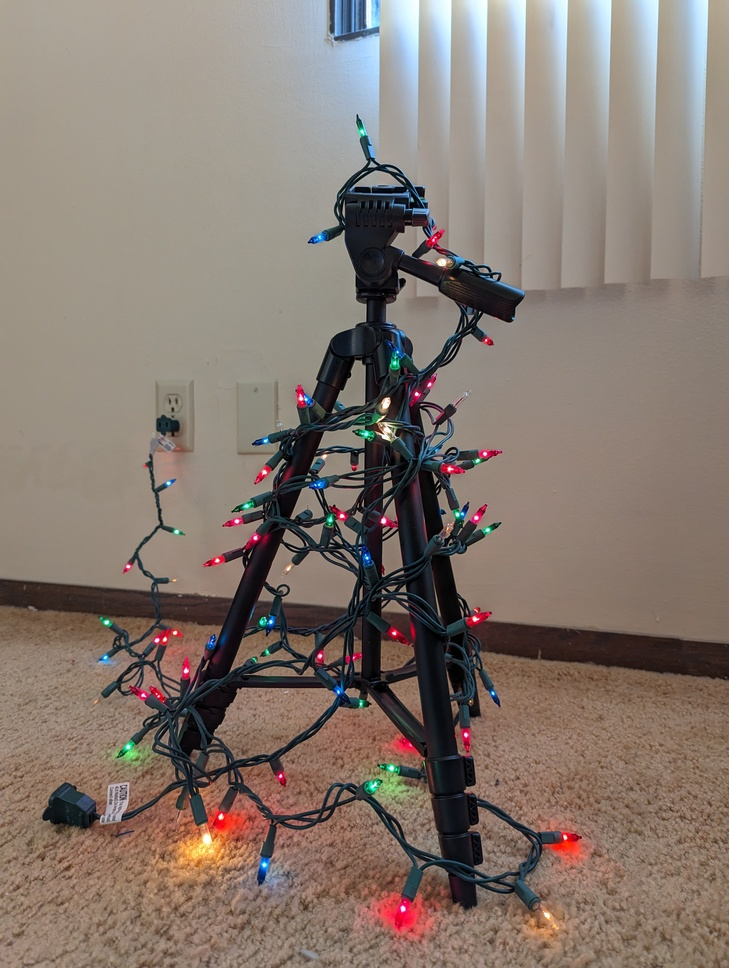
%> input picture image_rotation_sift_simple/base_image.jpg, 729 x 968 px, shrunk from 3072 x 4080 before the run
$ octave run.m   (GNU Octave 9; MATLAB toolbox functions it lacks are replaced by stand-ins)
%> lines starting %> are read from the running program, lines starting %| are printed output that depends on the picture
### image_rotation_sift_simple/stabilizeImages.m
function stabilizedImages = stabilizeImages(baseImage, setOfImages)
    % Convert images to grayscale
    baseImageGray = rgb2gray(baseImage);
    setOfImagesGray = cellfun(@(image) rgb2gray(image), setOfImages, 'UniformOutput', false);

    % Detect and extract features from images
    baseImagePoints = detectSURFFeatures(baseImageGray);
    baseImageFeatures = extractFeatures(baseImageGray, baseImagePoints);
    setOfImagesPoints = cellfun(@(image) detectSURFFeatures(image), setOfImagesGray, 'UniformOutput', false);
    setOfImagesFeatures = cellfun(@(points, image) extractFeatures(image, points), setOfImagesPoints, setOfImagesGray, 'UniformOutput', false);

    % Match features between images and find affine transformations
    imagePairs = matchFeaturesBetweenImages(baseImageFeatures, setOfImagesFeatures);
    affineTransforms = computeAffineTransformsBetweenImages(baseImagePoints, setOfImagesPoints, imagePairs);

    % Stabilize images
    [stabilizedImages, ~] = imwarpMultiple(setOfImages, affineTransforms, 'OutputView', imref2d(size(baseImageGray)));

    % Crop images
    for i = 1:numel(stabilizedImages)
        stabilizedImages{i} = cropToContent(stabilizedImages{i});
    end
end
% [6 lines left out: function matchFeaturesBetweenImages, not called in this run]

### image_rotation_sift_simple/run.m
% Load the base image
baseImage = imread('base_image.jpg');
%> baseImage is the input picture: size 968x729x3 uint8; mean R, G, B 132.9, 119.7, 111

% Load the set of images to be stabilized
imageFiles = dir('image_set/*.jpg');
numImages = numel(imageFiles);
setOfImages = cell(1, numImages);
for i = 1:numImages
    setOfImages{i} = imread(fullfile('image_set', imageFiles(i).name));
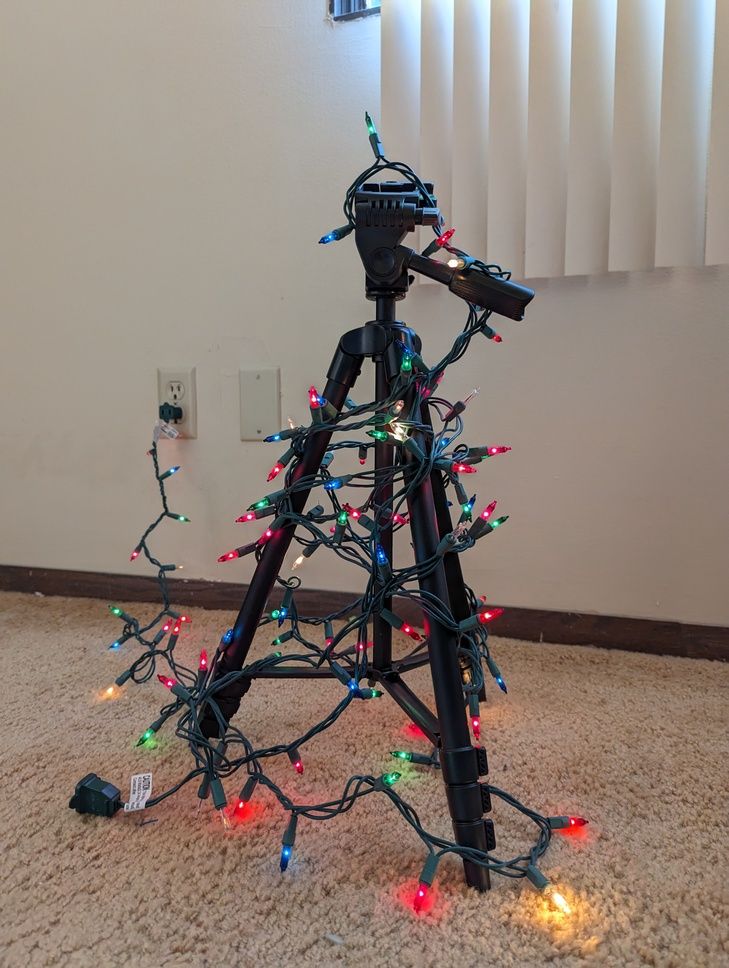
%> input picture image_rotation_sift_simple/image_set/PXL_20230426_205203424.jpg, 729 x 968 px, shrunk from 3072 x 4080 before the run
end

% Stabilize the set of images
stabilizedImages = stabilizeImages(baseImage, setOfImages);
%> in stabilizeImages, `baseImageGray = rgb2gray(baseImage);`:
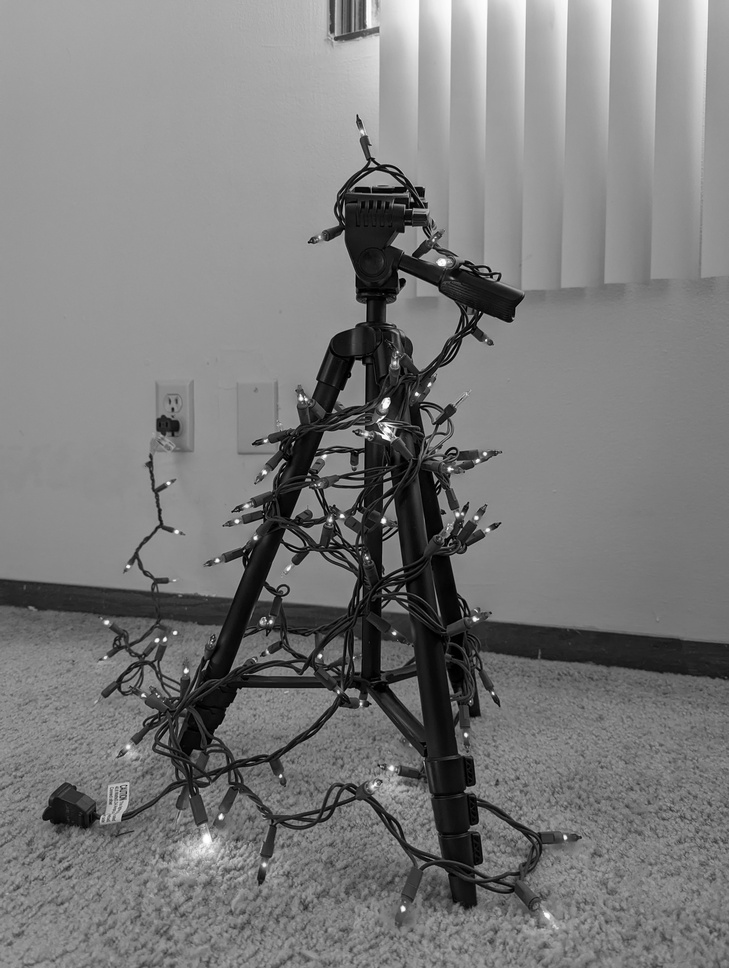
%> baseImageGray: size 968x729 uint8; min 0, max 255, mean 122.6
%> in stabilizeImages, `setOfImagesGray = cellfun(@(image) rgb2gray(image), setOfImages, 'Unif..`: setOfImagesGray = 3 items
%> the run ends on the next line
